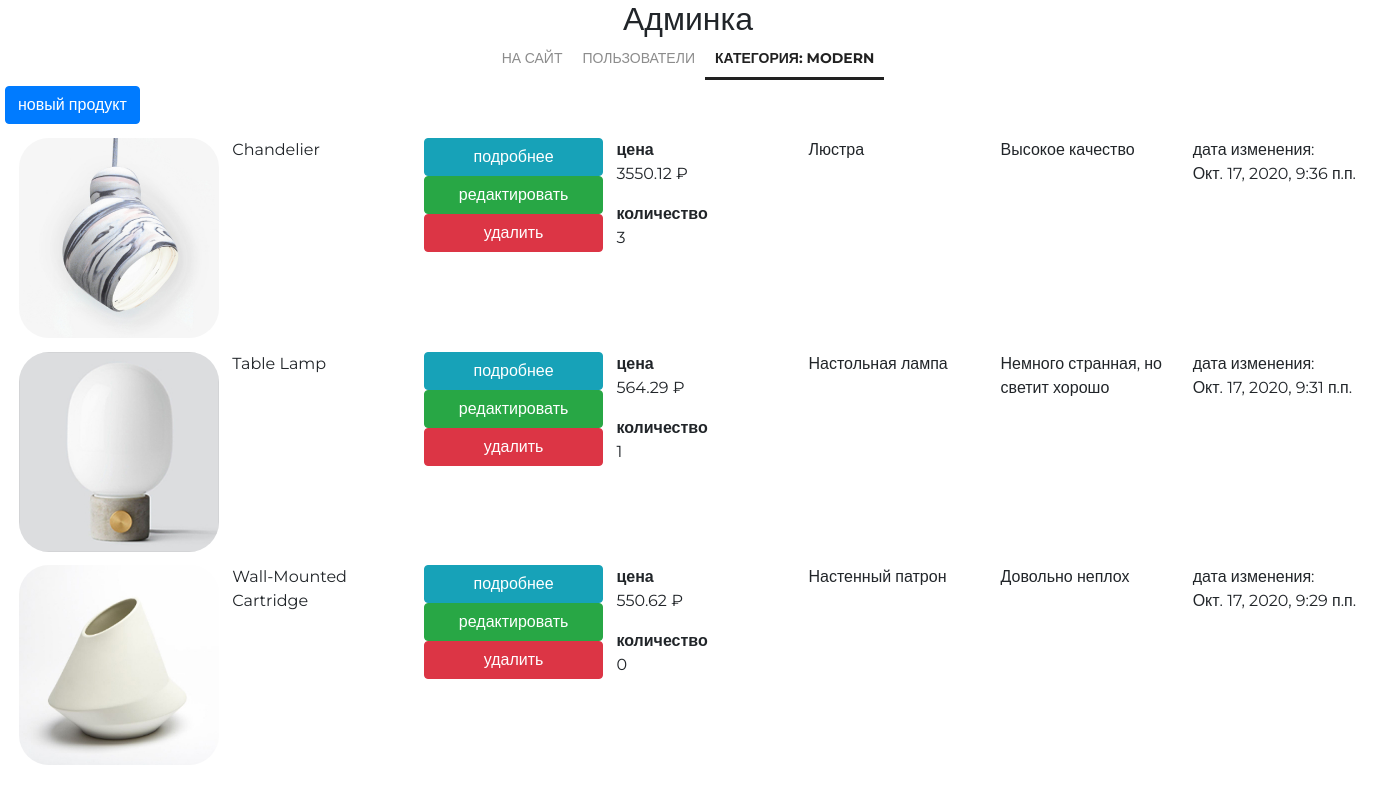
The app's page /my/admin/category/29/products/ (signed in), older data.
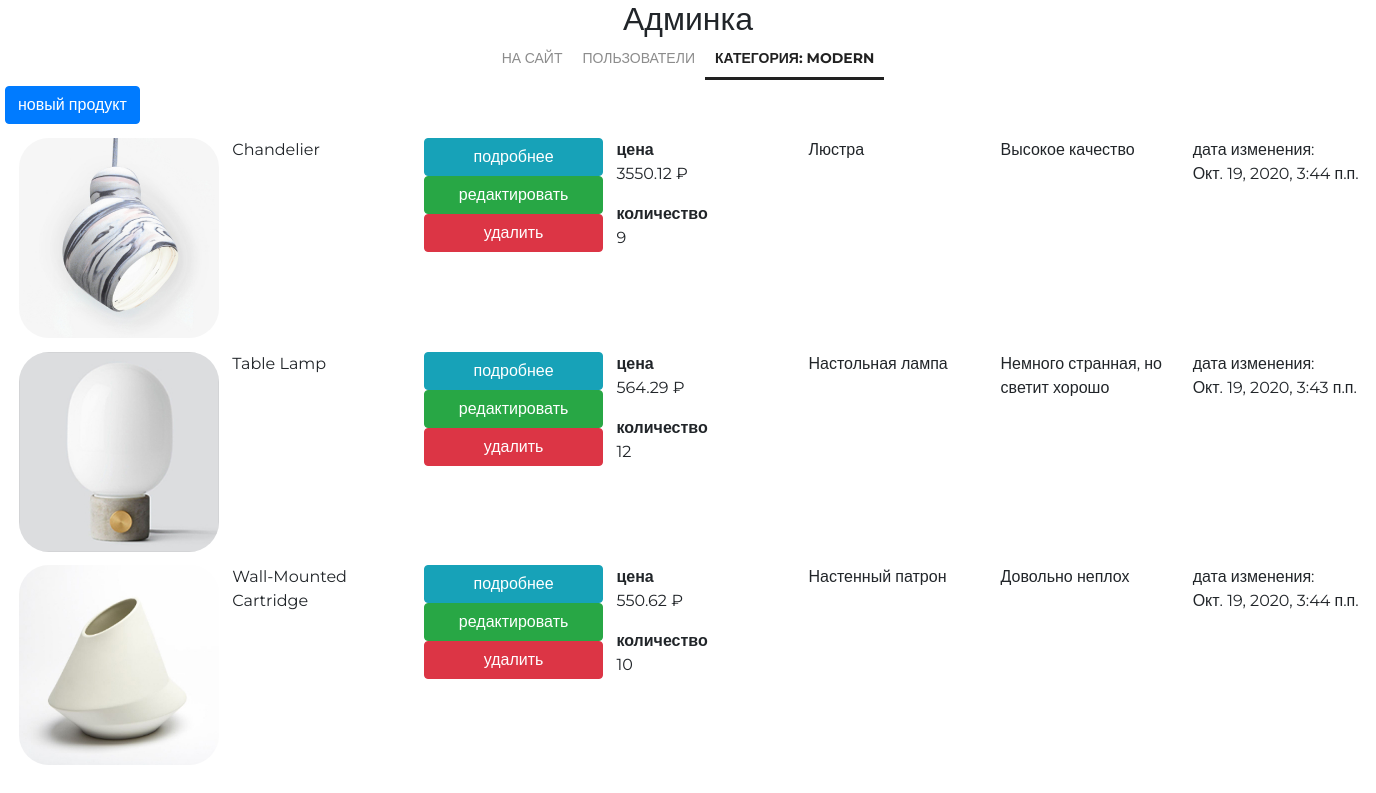
The same page, newer data.
### mainapp/models.py (models this page shows, shortened)
class ProductCategory(models.Model):
    name = models.CharField(verbose_name='имя категории', max_length=128)
    description = models.TextField(verbose_name='описание категории', blank=True)
    is_active = models.BooleanField(verbose_name='активность', default=True, db_index=True)
    modified_date = models.DateTimeField(
        verbose_name='дата изменения', auto_now=True)
    class Meta:
        verbose_name = 'Категория продукта'
        verbose_name_plural = 'Категории продуктов'
        ordering = ['-is_active', 'name']

class Product(models.Model):
    category = models.ForeignKey(ProductCategory,
                                 on_delete=models.CASCADE,
                                 verbose_name='категория продукта')
    name = models.CharField('имя продукта', max_length=128)
    image = models.ImageField(upload_to='products_images', blank=True)
    short_desc = models.CharField('краткое описание продукта', max_length=64, blank=True)
    description = models.TextField('описание продукта', blank=True)
    price = models.DecimalField('цена продукта', max_digits=8, decimal_places=2, default=0)
    quantity = models.PositiveIntegerField('количество на складе', default=0)
    is_active = models.BooleanField(verbose_name='активность', default=True, db_index=True)
    modified_date = models.DateTimeField(
        verbose_name='дата изменения', auto_now=True)
    class Meta:
        verbose_name = 'продукт'
        verbose_name_plural = 'продукты'
        ordering = ['-is_active', 'category', 'name']

### adminapp/views.py (the view)
# urls.py: path('category/<int:category_pk>/products/', adminapp.category_products,
@user_passes_test(lambda u: u.is_superuser)
def category_products(request, category_pk):
    category = get_object_or_404(ProductCategory, pk=category_pk)
    object_list = category.product_set.all()
    context = {
        'page_title': f'админка/категория {category.name}/продукты',
        'category': category,
        'object_list': object_list,
    }
    return render(request, 'adminapp/category_products_list.html', context)

### mainapp/context_processors.py (called while the page is built)
def get_categories(request):
    if settings.LOW_CACHE:
        key = 'links_menu'
        links_menu = cache.get(key)
        if links_menu is None:
            links_menu = ProductCategory.objects.filter(is_active=True)
            cache.set(key, links_menu)
    else:
        links_menu = ProductCategory.objects.filter(is_active=True)
    return {
        'categories': links_menu
    }

### mainapp/templatetags/my_tags.py (called while the page is built)
def media_folder_products(string):
    if not string:
        string = 'products_images/default.jpg'
    return f'{settings.MEDIA_URL}{string}'

### adminapp/templates/adminapp/category_products_list.html
{% extends 'adminapp/base.html' %}
{% load static %}
{% load my_tags %}
{% block container %}
    <div class="categories_list">
        <a href="{% url 'my_admin:product_create' category_pk=category.pk %}"
           class="btn btn-primary new-category">
            новый продукт
        </a>
        {% for object in object_list %}
            <div class="category-record {% if not object.is_active %}not-active{% endif %}">
                <div>
                    <img src="{{ object.image|media_folder_products }}"
                     alt="{{ object.name }}">
                </div>
                <div class="category-name">
                    {{ object.name|title }}
                </div>
                <div class="category-actions">
                    <a href="{% url 'my_admin:product_read' product_pk=object.pk %}"
                       class="btn btn-info">
                        подробнее
                    </a>
                    <a href="{% url 'my_admin:product_update' object.pk %}"
                       class="btn btn-success">
                        редактировать
                    </a>
                    {% if object.is_active %}
                        <a href="{% url 'my_admin:product_delete' object.pk %}"
                           class="btn btn-danger">
                            удалить
                        </a>
                    {% endif %}
                </div>
                <div class="summary">
                    <b>цена</b>
                    <p>{{ object.price }} &#8381;</p>
                    <b>количество</b>
                    <p>{{ object.quantity }}</p>
                </div>
                <div class="category-desc">
                    {{ object.short_desc|capfirst }}
                </div>
                <div class="product-description">
                    {{ object.description|capfirst }}
                </div>
                <div class="modified_date">
                    дата изменения:<br>
                    {{ object.modified_date }}
                </div>
            </div>
        {% endfor %}
    </div>
{% endblock %}

### adminapp/templates/adminapp/base.html (shortened to what this page needs)
{% load static %}
<!DOCTYPE html>
<html lang="en">
<head>
    {% block css %}
        <link rel="stylesheet"
              href="{% static 'node_modules/bootstrap/dist/css/bootstrap.min.css' %}">
        <link rel="stylesheet" href="{% static 'fonts/icomoon/style.css' %}">
        <link rel="stylesheet" href="{% static 'css/style.css' %}">
    {% endblock %}
</head>
<body>
<div class="my-container admin-container">
    <div class="h2 text-center head">
        Админка
    </div>
    {% block menu %}
        <div class="admin-menu">
            {% include 'adminapp/includes/inc__admin_menu.html' %}
        </div>
    {% endblock %}
    {% block container %}
    {% endblock %}
</div>
</body>
</html>

### adminapp/templates/adminapp/includes/inc__admin_menu.html (shortened to what this page needs)
<ul class="admin-menu">
    <li class="admin-menu-list">
        <a href="{% url 'main:index' %}" class="menu_link">на сайт</a>
    </li>
    <li class="admin-menu-list">
        <a href="{% url 'my_admin:index' %}" class="
        menu_link
">пользователи</a>
    </li>
    <li class="admin-menu-list">
        <a href="{% url 'my_admin:categories_read' %}" class="
        menu_link
        {% if request.resolver_match.url_name == 'categories_read' or category.name %}
            menu_link__active
        {% endif %}">
            {% if category %}
                категория: {{ category.name }}
            {% else %}
                категории
            {% endif %}
        </a>
    </li>
</ul>

### static/css/style.css (style rules this page uses)
* { margin: 0; padding: 0; }
html { height: 100%; }
body { height: 100%; font-family: "Montserrat", sans-serif; }
.my-container { width: 1366px; margin: 0 auto; }
.menu_link { color: #8c8c8c; font-size: 14px; font-weight: 300; text-transform: uppercase; text-decoration: none !important; padding: 10px 10px; transition: 0.1s; }
.menu_link__active { color: #212121; font-weight: 700; border-bottom: solid 3px #212121; }
.admin-menu { display: flex; justify-content: center; }
.admin-menu-list { list-style-type: none; }
.admin-menu-list a { text-decoration: none !important; }
.categories_list .new-category { margin-bottom: 1%; }
.categories_list .category-record { display: flex; margin-bottom: 1%; }
.categories_list .category-record div { width: 20%; margin-left: 1%; }
.categories_list .category-record img { width: 200px; height: 200px; border-radius: 15%; }
.categories_list .category-record .category-actions { display: flex; flex-direction: column; }

Row changes from the older to the newer data that the page shows:
changed Product "Chandelier": quantity "3" → "9"; modified_date "Окт. 17, 2020, 9:36 п.п." → "Окт. 19, 2020, 3:44 п.п."
changed Product "Table Lamp": quantity "1" → "12"; modified_date "Окт. 17, 2020, 9:31 п.п." → "Окт. 19, 2020, 3:43 п.п."
changed Product "Wall-Mounted Cartridge": quantity "0" → "10"; modified_date "Окт. 17, 2020, 9:29 п.п." → "Окт. 19, 2020, 3:44 п.п."
